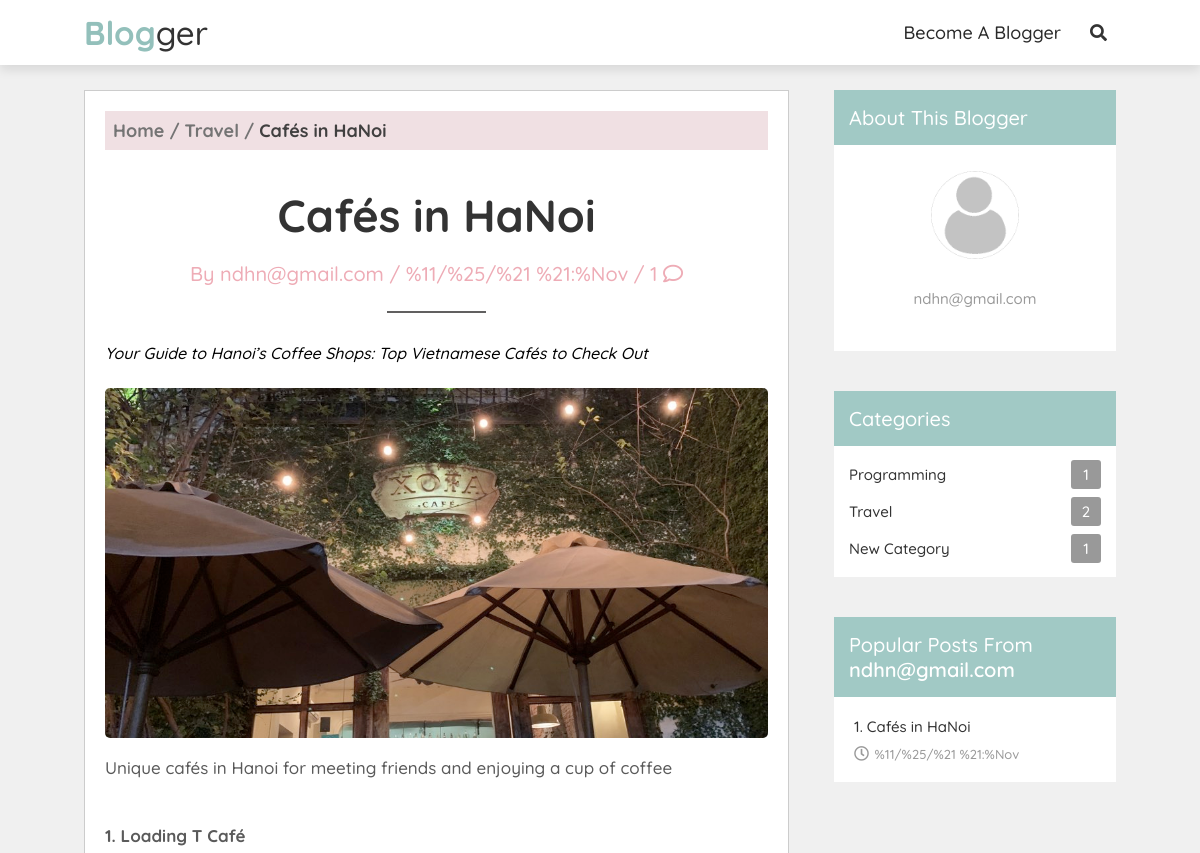
/post/20/ (upper part), run on an earlier commit of the app's database.
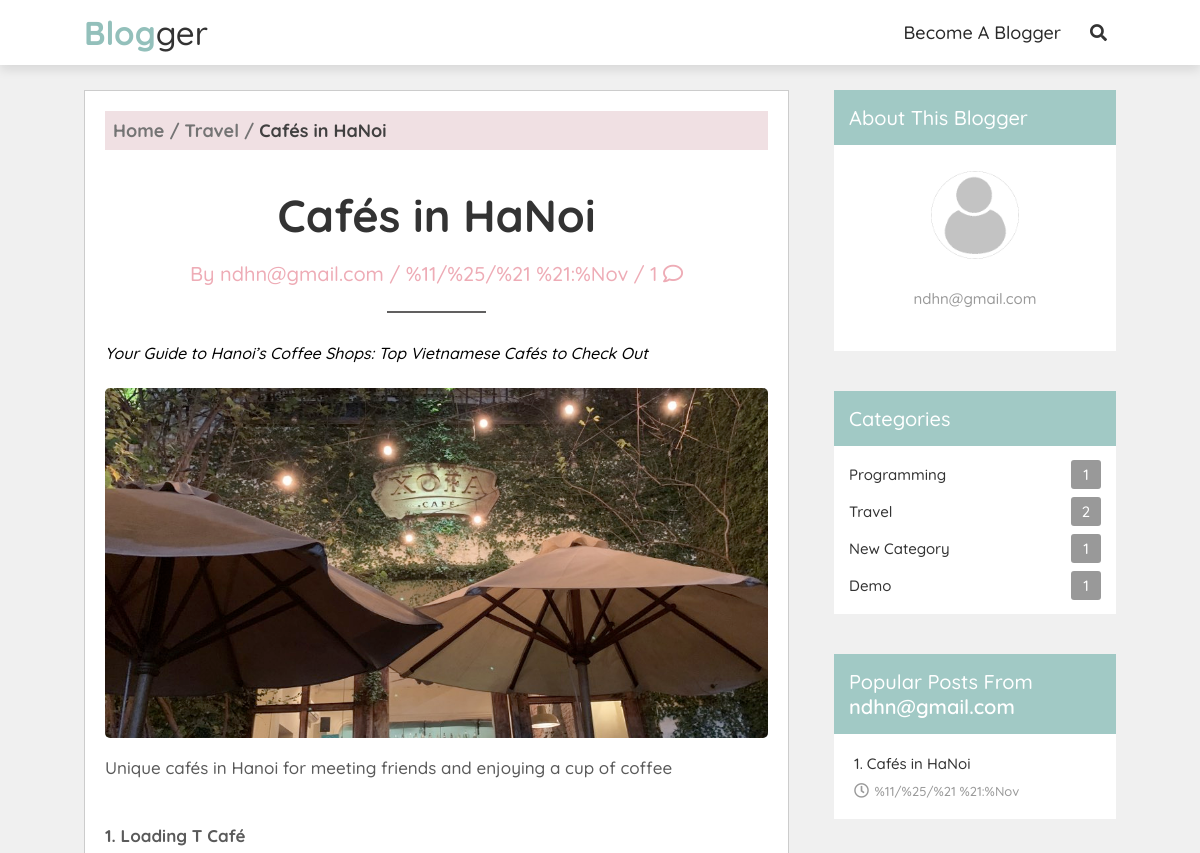
And on a later commit of the database.
### blog/models.py (models this page shows, shortened)
class Category(models.Model):
    name = models.CharField(max_length=100)
    def __str__(self):
        return f"{self.name}"

class Post(models.Model):
    author = models.ForeignKey(User, on_delete=models.CASCADE)
    title = models.CharField(max_length=100)
    description = models.TextField(default="This is a post description")
    coverImage = models.ImageField(default="default_post.jpg", upload_to="posts/")
    content = models.TextField()
    category = models.ForeignKey(Category, on_delete=models.SET_NULL, null=True)
    dateCreated = models.DateTimeField(auto_now_add=True, null=True, blank=True)
    class Meta:
        ordering = ["-dateCreated"]

class Comment(models.Model):
    commentor = models.ForeignKey(User, on_delete=models.SET_NULL, null=True)
    post = models.ForeignKey(Post, on_delete=models.CASCADE)
    content = models.TextField()
    dateCreated = models.DateTimeField(auto_now_add=True)
    class Meta:
        ordering = ["-dateCreated"]

### account/models.py (models this page shows, shortened)
class User(AbstractBaseUser):
    email = models.EmailField(max_length=255, unique=True)
    admin = models.BooleanField(default=False)
    staff = models.BooleanField(default=False)
    timestamp = models.DateTimeField(auto_now_add=True)
    USERNAME_FIELD = "email"
    REQUIRED_FIELDS = []
    objects = UserManager()
    def __str__(self):
        return self.email

### blog/views.py (the view)
# urls.py: path("post/<str:id>/", views.postDetail, name="postDetail"),
def postDetail(request, id):
    if request.method == "GET" and request.GET.get("search"):
        return home(request)
    try:
        post = Post.objects.get(id=id)
    except Post.DoesNotExist:
        return HttpResponse("This page does not exist")
    blogger = post.author
    categories = Category.objects.all()
    popularPosts = (
        Post.objects.filter(author=post.author)
        .annotate(num_comment=Count("comment"))
        .order_by("-num_comment")[:5]
    )
    relatedPosts = getRelatedPost(post)
    context = {
        "blogger": blogger,
        "post": post,
        "categories": categories,
        "popularPosts": popularPosts,
        "relatedPosts": relatedPosts,
    }
    return render(request, "postDetail.html", context)

### blog/views.py (called while the page is built)
def getRelatedPost(post):
    authorRelatedPosts = Post.objects.filter(author=post.author).exclude(id=post.id)[:6]
    return authorRelatedPosts

### blog/templates/postDetail.html (shortened to what this page needs)
{% load static %}
<!DOCTYPE html>
<html lang="en">
    <head>
        <link
            rel="stylesheet"
            href="https://cdnjs.cloudflare.com/ajax/libs/font-awesome/5.15.3/css/all.min.css"
        />
        <link rel="stylesheet" href="{% static './css/post.css' %}" />
        <link rel="stylesheet" href="{% static './css/textEditor.css' %}" />
    </head>
    <body>
        {% include "components/navbar.html" %}
        <section class="container" id="posts">
            <div class="posts-container">
                <div class="post" style="margin-top: 1rem;">
                    <p class="path">
                        <a href="{% url 'home' %}">
                            <span title="home_path">Home /</span>
                        </a>
                        <a href="{% url 'home' %}?category={{ post.category.name }}">
                            <span title="home_path">{{ post.category }} /</span>
                        </a>
                        <span>
                            {{ post.title }}
                        </span>
                    </p>
                    <h3 class="title">{{ post.title }}</h3>
                    <div class="date">
                        <span>By {{ post.author }} /</span>
                        <span>{{ post.dateCreated }} /</span>
                        <span>{{ post.comment_set.all|length }}</span>
                        <i class="far fa-comment"></i>
                    </div>
                    <hr />
                    <div class="description" style="margin-top: 3rem;">
                        {{ post.description }}
                    </div>
                    <a href="#">
                        <img
                            src="{{ post.coverImage.url }}"
                            alt=""
                            class="image"
                            style="height: 35rem;
                            width: 100%;
                            border-radius: 0.5rem;
                            object-fit: cover;"
                        />
                    </a>
                    <div class="text">
                        {% autoescape off %}
                            {{ post.content }}
                        {% endautoescape %}
                    </div>
                </div>
            </div>
            <div class="sidebar">
                {% include "components/user-box.html" %}
                {% include "components/categories.html" %}
                <div class="box">
                    <h3 class="title">popular posts from
                        <span style="text-transform: initial; font-weight: 600;">
                            {{ post.author }}
                        </span>
                    </h3>
                    <div class="p-post">
                        {% for post in popularPosts %}
                        <a href="{% url 'postDetail' post.id %}">
                            <h3>{{ forloop.counter }}. {{ post.title }}</h3>
                            <span>
                                <i class="far fa-clock"></i>
                                {{ post.dateCreated }}
                            </span>
                        </a>
                        {% endfor %}
                    </div>
                </div>
            </div>
        </section>
        {% include "components/relatedPosts.html" %}
    </body>
</html>

### blog/templates/components/categories.html
{% load static %}
<link rel="stylesheet" href="{% static './css/home.css' %}" />
<div class="box" style="margin-top: 1rem;">
    <h3 class="title">categories</h3>
    <div class="category">
        {% for category in categories %}
        {% if category.post_set.all|length > 0 %}
            {% if 'blogger' in  request.path %}
            <a href="{% url 'bloggerHome' blogger.email %}?category={{ category.name }}#posts">
                {{ category.name }}
                <span>{{ category.total }}</span>
            </a>
            {% else %}
            <a href="{% url 'home' %}?category={{ category.name }}#posts">
                {{ category.name }}
                <span>{{ category.post_set.all|length }}</span>
            </a>
            {% endif %}
        {% endif %}
        {% endfor %}
    </div>
</div>

What changed in the data, as far as the page shows it:
added Category: name "Demo", post_set.all|length "1"
